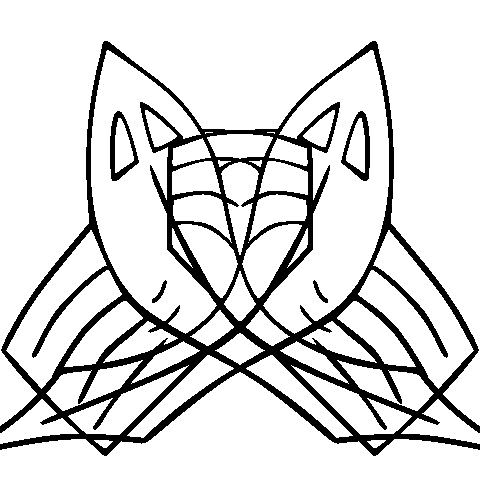

Here is the R script that generated this plot:
#library(funcgeo)
library(here)
library(svgparser)

fish <- read_svg(here("fish.svg"))

#fish_above_fish_1 <- above(fish, fish)

# rotation works for gTree
#fish_above_fish_2 <- editGrob(fish, vp = viewport(angle=80))
# for translation, I think we have to move the viewport, not the grob
#fish_above_fish_3 <- editGrob(fish_above_fish_2, vp = viewport(x = fish_above_fish_2$vp$x - grid::unit(0.5, "npc")))

rot <- function(g, angle = 90) {
  grid::editGrob(g, vp = grid::viewport(
    angle  = ifelse(is.null(g$vp$angle), angle, g$vp$angle + angle))
  )
}

# this is not what we're after
# found here: https://stat.ethz.ch/pipermail/r-help//2012-May/313608.html
flip <- function(g) {
  grid::editGrob(g, vp = grid::viewport(angle = 180, y = grid::unit(0.5, "npc") - grid::unit(1, "line")))
}

png(here("plots", "fish-grob.png"))
grid::grid.draw(fish)
# we have to give the fish a viewport to start with
fish <- grid::editGrob(fish, vp = grid::viewport())
grid::grid.draw(flip(fish))
dev.off()
